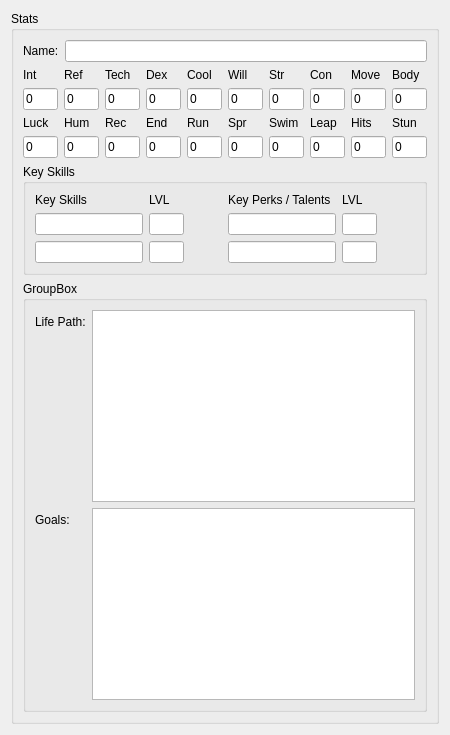
      <widget class="QWidget" name="tab_2">
       <attribute name="title">
        <string>Brain</string>
       </attribute>
       <layout class="QHBoxLayout" name="horizontalLayout">
        <item>
         <widget class="QGroupBox" name="groupBox_2">
          <property name="title">
           <string>Stats</string>
          </property>
          <layout class="QVBoxLayout" name="verticalLayout_4">
           <item>
            <layout class="QFormLayout" name="formLayout_13">
             <item row="0" column="1">
              <widget class="QLineEdit" name="lineEditBrainName"/>
             </item>
             <item row="0" column="0">
              <widget class="QLabel" name="label_22">
               <property name="text">
                <string>Name:</string>
               </property>
              </widget>
             </item>
            </layout>
           </item>
           <item>
            <layout class="QGridLayout" name="gridLayout_2">
             <item row="2" column="4">
              <widget class="QLabel" name="label_23">
               <property name="text">
                <string>Run</string>
               </property>
              </widget>
             </item>
             <item row="2" column="9">
              <widget class="QLabel" name="label_24">
               <property name="text">
                <string>Stun</string>
               </property>
              </widget>
             </item>
             <item row="3" column="6">
              <widget class="QLineEdit" name="lineROBrainSwim">
               <property name="minimumSize">
                <size>
                 <width>35</width>
                 <height>22</height>
                </size>
               </property>
               <property name="maximumSize">
                <size>
                 <width>35</width>
                 <height>22</height>
                </size>
               </property>
               <property name="text">
                <string>0</string>
               </property>
               <property name="maxLength">
                <number>3</number>
               </property>
               <property name="readOnly">
                <bool>true</bool>
               </property>
              </widget>
             </item>
             <item row="2" column="2">
              <widget class="QLabel" name="label_25">
               <property name="text">
                <string>Rec</string>
               </property>
              </widget>
             </item>
             <item row="1" column="2">
              <widget class="QLineEdit" name="lineEditBrainTech">
               <property name="minimumSize">
                <size>
                 <width>35</width>
                 <height>22</height>
                </size>
               </property>
               <property name="maximumSize">
                <size>
                 <width>35</width>
                 <height>22</height>
                </size>
               </property>
               <property name="text">
                <string>0</string>
               </property>
               <property name="maxLength">
                <number>3</number>
               </property>
              </widget>
             </item>
             <item row="3" column="3">
              <widget class="QLineEdit" name="lineROBrainEnd">
               <property name="minimumSize">
                <size>
                 <width>35</width>
                 <height>22</height>
                </size>
               </property>
               <property name="maximumSize">
                <size>
                 <width>35</width>
                 <height>22</height>
                </size>
               </property>
               <property name="text">
                <string>0</string>
               </property>
               <property name="maxLength">
                <number>3</number>
               </property>
               <property name="readOnly">
                <bool>true</bool>
               </property>
              </widget>
             </item>
             <item row="3" column="9">
              <widget class="QLineEdit" name="lineROBrainStun">
               <property name="minimumSize">
                <size>
                 <width>35</width>
                 <height>22</height>
                </size>
               </property>
               <property name="maximumSize">
                <size>
                 <width>35</width>
                 <height>22</height>
                </size>
               </property>
               <property name="text">
                <string>0</string>
               </property>
               <property name="maxLength">
                <number>3</number>
               </property>
               <property name="readOnly">
                <bool>true</bool>
               </property>
              </widget>
             </item>
             <item row="1" column="0">
              <widget class="QLineEdit" name="lineEditBrainInt">
               <property name="minimumSize">
                <size>
                 <width>35</width>
                 <height>22</height>
                </size>
               </property>
               <property name="maximumSize">
                <size>
                 <width>35</width>
                 <height>22</height>
                </size>
               </property>
               <property name="text">
                <string>0</string>
               </property>
               <property name="maxLength">
                <number>3</number>
               </property>
              </widget>
             </item>
             <item row="0" column="3">
              <widget class="QLabel" name="label_26">
               <property name="text">
                <string>Dex</string>
               </property>
              </widget>
             </item>
             <item row="2" column="3">
              <widget class="QLabel" name="label_27">
               <property name="text">
                <string>End</string>
               </property>
              </widget>
             </item>
             <item row="3" column="1">
              <widget class="QLineEdit" name="lineROBrainHum">
               <property name="minimumSize">
                <size>
                 <width>35</width>
                 <height>22</height>
                </size>
               </property>
               <property name="maximumSize">
                <size>
                 <width>35</width>
                 <height>22</height>
                </size>
               </property>
               <property name="text">
                <string>0</string>
               </property>
               <property name="maxLength">
                <number>3</number>
               </property>
               <property name="readOnly">
                <bool>true</bool>
               </property>
              </widget>
             </item>
             <item row="3" column="2">
              <widget class="QLineEdit" name="lineROBrainRec">
               <property name="minimumSize">
                <size>
                 <width>35</width>
                 <height>22</height>
                </size>
               </property>
               <property name="maximumSize">
                <size>
                 <width>35</width>
                 <height>22</height>
                </size>
               </property>
               <property name="text">
                <string>0</string>
               </property>
               <property name="maxLength">
                <number>3</number>
               </property>
               <property name="readOnly">
                <bool>true</bool>
               </property>
              </widget>
             </item>
             <item row="0" column="4">
              <widget class="QLabel" name="label_28">
               <property name="text">
                <string>Cool</string>
               </property>
              </widget>
             </item>
             <item row="1" column="4">
              <widget class="QLineEdit" name="lineEditBrainCool">
               <property name="minimumSize">
                <size>
                 <width>35</width>
                 <height>22</height>
                </size>
               </property>
               <property name="maximumSize">
                <size>
                 <width>35</width>
                 <height>22</height>
                </size>
               </property>
               <property name="text">
                <string>0</string>
               </property>
               <property name="maxLength">
                <number>3</number>
               </property>
              </widget>
             </item>
             <item row="2" column="6">
              <widget class="QLabel" name="label_29">
               <property name="text">
                <string>Swim</string>
               </property>
              </widget>
             </item>
             <item row="3" column="8">
              <widget class="QLineEdit" name="lineROBrainHits">
               <property name="minimumSize">
                <size>
                 <width>35</width>
                 <height>22</height>
                </size>
               </property>
               <property name="maximumSize">
                <size>
                 <width>35</width>
                 <height>22</height>
                </size>
               </property>
               <property name="text">
                <string>0</string>
               </property>
               <property name="maxLength">
                <number>3</number>
               </property>
               <property name="readOnly">
                <bool>true</bool>
               </property>
              </widget>
             </item>
             <item row="1" column="5">
              <widget class="QLineEdit" name="lineEditBrainWill">
               <property name="minimumSize">
                <size>
                 <width>35</width>
                 <height>22</height>
                </size>
               </property>
               <property name="maximumSize">
                <size>
                 <width>35</width>
                 <height>22</height>
                </size>
               </property>
               <property name="text">
                <string>0</string>
               </property>
               <property name="maxLength">
                <number>3</number>
               </property>
              </widget>
             </item>
             <item row="1" column="8">
              <widget class="QLineEdit" name="lineEditBrainMove">
               <property name="minimumSize">
                <size>
                 <width>35</width>
                 <height>22</height>
                </size>
               </property>
               <property name="maximumSize">
                <size>
                 <width>35</width>
                 <height>22</height>
                </size>
               </property>
               <property name="text">
                <string>0</string>
               </property>
               <property name="maxLength">
                <number>3</number>
               </property>
              </widget>
             </item>
             <item row="1" column="1">
              <widget class="QLineEdit" name="lineEditBrainRef">
               <property name="minimumSize">
                <size>
                 <width>35</width>
                 <height>22</height>
                </size>
               </property>
               <property name="maximumSize">
                <size>
                 <width>35</width>
                 <height>22</height>
                </size>
               </property>
               <property name="text">
                <string>0</string>
               </property>
               <property name="maxLength">
                <number>3</number>
               </property>
              </widget>
             </item>
             <item row="0" column="1">
              <widget class="QLabel" name="label_30">
               <property name="text">
                <string>Ref</string>
               </property>
              </widget>
             </item>
             <item row="2" column="1">
              <widget class="QLabel" name="label_31">
               <property name="text">
                <string>Hum</string>
               </property>
              </widget>
             </item>
             <item row="0" column="5">
              <widget class="QLabel" name="label_32">
               <property name="text">
                <string>Will</string>
               </property>
              </widget>
             </item>
             <item row="0" column="2">
              <widget class="QLabel" name="label_33">
               <property name="text">
                <string>Tech</string>
               </property>
              </widget>
             </item>
             <item row="1" column="7">
              <widget class="QLineEdit" name="lineEditBrainCon">
               <property name="minimumSize">
                <size>
                 <width>35</width>
                 <height>22</height>
                </size>
               </property>
               <property name="maximumSize">
                <size>
                 <width>35</width>
                 <height>22</height>
                </size>
               </property>
               <property name="text">
                <string>0</string>
               </property>
               <property name="maxLength">
                <number>3</number>
               </property>
              </widget>
             </item>
             <item row="0" column="7">
              <widget class="QLabel" name="label_34">
               <property name="text">
                <string>Con</string>
               </property>
              </widget>
             </item>
             <item row="1" column="9">
              <widget class="QLineEdit" name="lineEditBrainBody">
               <property name="minimumSize">
                <size>
                 <width>35</width>
                 <height>22</height>
                </size>
               </property>
               <property name="maximumSize">
                <size>
                 <width>35</width>
                 <height>22</height>
                </size>
               </property>
               <property name="text">
                <string>0</string>
               </property>
               <property name="maxLength">
                <number>3</number>
               </property>
              </widget>
             </item>
             <item row="2" column="0">
              <widget class="QLabel" name="label_35">
               <property name="text">
                <string>Luck</string>
               </property>
              </widget>
             </item>
             <item row="1" column="6">
              <widget class="QLineEdit" name="lineEditBrainStr">
               <property name="minimumSize">
                <size>
                 <width>35</width>
                 <height>22</height>
                </size>
               </property>
               <property name="maximumSize">
                <size>
                 <width>35</width>
                 <height>22</height>
                </size>
               </property>
               <property name="text">
                <string>0</string>
               </property>
               <property name="maxLength">
                <number>3</number>
               </property>
              </widget>
             </item>
             <item row="0" column="8">
              <widget class="QLabel" name="label_36">
               <property name="text">
                <string>Move</string>
               </property>
              </widget>
             </item>
             <item row="0" column="6">
              <widget class="QLabel" name="label_37">
               <property name="text">
                <string>Str</string>
               </property>
              </widget>
             </item>
             <item row="3" column="5">
              <widget class="QLineEdit" name="lineROBrainSpr">
               <property name="minimumSize">
                <size>
                 <width>35</width>
                 <height>22</height>
                </size>
               </property>
               <property name="maximumSize">
                <size>
                 <width>35</width>
                 <height>22</height>
                </size>
               </property>
               <property name="text">
                <string>0</string>
               </property>
               <property name="maxLength">
                <number>3</number>
               </property>
               <property name="readOnly">
                <bool>true</bool>
               </property>
              </widget>
             </item>
             <item row="0" column="9">
              <widget class="QLabel" name="label_38">
               <property name="text">
                <string>Body</string>
               </property>
              </widget>
             </item>
             <item row="3" column="0">
              <widget class="QLineEdit" name="lineROBrainLuck">
               <property name="minimumSize">
                <size>
                 <width>35</width>
                 <height>22</height>
                </size>
               </property>
               <property name="maximumSize">
                <size>
                 <width>35</width>
                 <height>22</height>
                </size>
               </property>
               <property name="text">
                <string>0</string>
               </property>
               <property name="maxLength">
                <number>3</number>
               </property>
               <property name="readOnly">
                <bool>true</bool>
               </property>
              </widget>
             </item>
             <item row="2" column="5">
              <widget class="QLabel" name="label_39">
               <property name="text">
                <string>Spr</string>
               </property>
              </widget>
             </item>
             <item row="0" column="0">
              <widget class="QLabel" name="label_40">
               <property name="text">
                <string>Int</string>
               </property>
              </widget>
             </item>
             <item row="3" column="7">
              <widget class="QLineEdit" name="lineROBrainLeap">
               <property name="minimumSize">
                <size>
                 <width>35</width>
                 <height>22</height>
                </size>
               </property>
               <property name="maximumSize">
                <size>
                 <width>35</width>
                 <height>22</height>
                </size>
               </property>
               <property name="text">
                <string>0</string>
               </property>
               <property name="maxLength">
                <number>3</number>
               </property>
               <property name="readOnly">
                <bool>true</bool>
               </property>
              </widget>
             </item>
             <item row="1" column="3">
              <widget class="QLineEdit" name="lineEditBrainDex">
               <property name="minimumSize">
                <size>
                 <width>35</width>
                 <height>22</height>
                </size>
               </property>
               <property name="maximumSize">
                <size>
                 <width>35</width>
                 <height>22</height>
                </size>
               </property>
               <property name="text">
                <string>0</string>
               </property>
               <property name="maxLength">
                <number>3</number>
               </property>
              </widget>
             </item>
             <item row="2" column="7">
              <widget class="QLabel" name="label_41">
               <property name="text">
                <string>Leap</string>
               </property>
              </widget>
             </item>
             <item row="3" column="4">
              <widget class="QLineEdit" name="lineROBrainRun">
               <property name="minimumSize">
                <size>
                 <width>35</width>
                 <height>22</height>
                </size>
               </property>
               <property name="maximumSize">
                <size>
                 <width>35</width>
                 <height>22</height>
                </size>
               </property>
               <property name="text">
                <string>0</string>
               </property>
               <property name="maxLength">
                <number>3</number>
               </property>
               <property name="readOnly">
                <bool>true</bool>
               </property>
              </widget>
             </item>
             <item row="2" column="8">
              <widget class="QLabel" name="label_42">
               <property name="text">
                <string>Hits</string>
               </property>
              </widget>
             </item>
            </layout>
           </item>
           <item>
            <widget class="QGroupBox" name="groupBox_3">
             <property name="title">
              <string>Key Skills</string>
             </property>
             <layout class="QHBoxLayout" name="horizontalLayout_5">
              <item>
               <layout class="QFormLayout" name="formLayout">
                <property name="fieldGrowthPolicy">
                 <enum>QFormLayout::ExpandingFieldsGrow</enum>
                </property>
                <item row="0" column="0">
                 <widget class="QLabel" name="label_3">
                  <property name="text">
                   <string>Key Skills</string>
                  </property>
                 </widget>
                </item>
                <item row="0" column="1">
                 <widget class="QLabel" name="label_4">
                  <property name="text">
                   <string>LVL</string>
                  </property>
                 </widget>
                </item>
                <item row="1" column="0">
                 <widget class="QLineEdit" name="lineEditBrainKSOne"/>
                </item>
                <item row="1" column="1">
                 <widget class="QLineEdit" name="lineEditBrainKSOneLVL">
                  <property name="minimumSize">
                   <size>
                    <width>35</width>
                    <height>22</height>
                   </size>
                  </property>
                  <property name="maximumSize">
                   <size>
                    <width>35</width>
                    <height>22</height>
                   </size>
                  </property>
                  <property name="maxLength">
                   <number>3</number>
                  </property>
                 </widget>
                </item>
                <item row="2" column="0">
                 <widget class="QLineEdit" name="lineEditBrainKSTwo"/>
                </item>
                <item row="2" column="1">
                 <widget class="QLineEdit" name="lineEditBrainKSTwoLVL">
                  <property name="minimumSize">
                   <size>
                    <width>35</width>
                    <height>22</height>
                   </size>
                  </property>
                  <property name="maximumSize">
                   <size>
                    <width>35</width>
                    <height>22</height>
                   </size>
                  </property>
                  <property name="maxLength">
                   <number>3</number>
                  </property>
                 </widget>
                </item>
               </layout>
              </item>
              <item>
               <layout class="QFormLayout" name="formLayout_2">
                <item row="0" column="0">
                 <widget class="QLabel" name="label_5">
                  <property name="text">
                   <string>Key Perks / Talents</string>
                  </property>
                 </widget>
                </item>
                <item row="0" column="1">
                 <widget class="QLabel" name="label_6">
                  <property name="text">
                   <string>LVL</string>
                  </property>
                 </widget>
                </item>
                <item row="3" column="0">
                 <widget class="QLineEdit" name="lineEditBrainKPTwo"/>
                </item>
                <item row="3" column="1">
                 <widget class="QLineEdit" name="lineEditBrainKPTwoLVL">
                  <property name="minimumSize">
                   <size>
                    <width>35</width>
                    <height>22</height>
                   </size>
                  </property>
                  <property name="maximumSize">
                   <size>
                    <width>35</width>
                    <height>22</height>
                   </size>
                  </property>
                  <property name="maxLength">
                   <number>3</number>
                  </property>
                 </widget>
                </item>
                <item row="2" column="0">
                 <widget class="QLineEdit" name="lineEditBrainKPOne"/>
                </item>
                <item row="2" column="1">
                 <widget class="QLineEdit" name="lineEditBrainKPOneLVL">
                  <property name="minimumSize">
                   <size>
                    <width>35</width>
                    <height>22</height>
                   </size>
                  </property>
                  <property name="maximumSize">
                   <size>
                    <width>35</width>
                    <height>22</height>
                   </size>
                  </property>
                  <property name="maxLength">
                   <number>3</number>
                  </property>
                 </widget>
                </item>
               </layout>
              </item>
             </layout>
            </widget>
           </item>
           <item>
            <widget class="QGroupBox" name="groupBox_4">
             <property name="title">
              <string>GroupBox</string>
             </property>
             <layout class="QFormLayout" name="formLayout_3">
              <property name="fieldGrowthPolicy">
               <enum>QFormLayout::ExpandingFieldsGrow</enum>
              </property>
              <item row="0" column="0">
               <widget class="QLabel" name="label_7">
                <property name="text">
                 <string>Life Path:</string>
                </property>
               </widget>
              </item>
              <item row="1" column="0">
               <widget class="QLabel" name="label_8">
                <property name="text">
                 <string>Goals:</string>
                </property>
               </widget>
              </item>
              <item row="1" column="1">
               <widget class="QPlainTextEdit" name="plainTextEditBrainGoals"/>
              </item>
              <item row="0" column="1">
               <widget class="QPlainTextEdit" name="plainTextEditBrainLP"/>
              </item>
             </layout>
            </widget>
           </item>
          </layout>
         </widget>
        </item>
       </layout>
      </widget>
